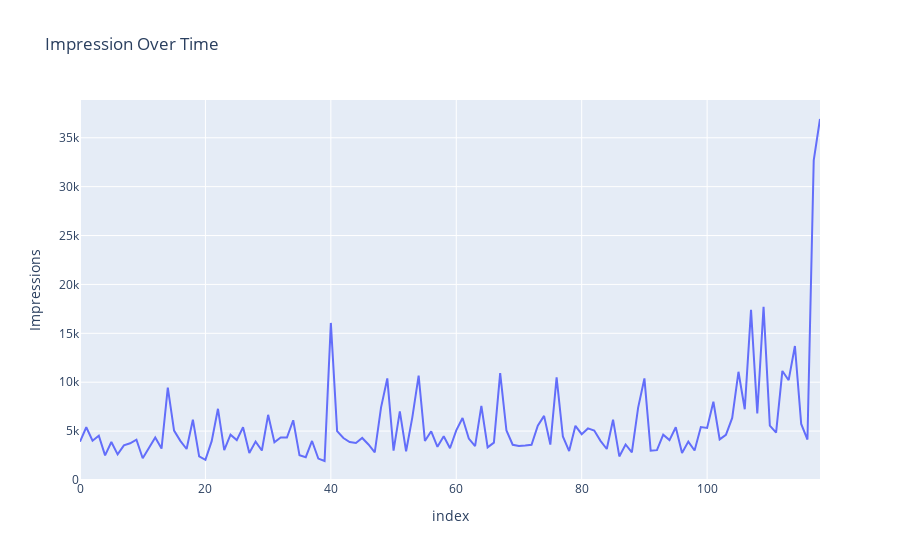

This figure's notebook cell:
### Code cell
fig2 = px.line(data,
               x = data.index,
               y = 'Impressions',
               title = 'Impression Over Time')
fig2.show()

### Figure 1 — Plotly figure (JSON) as saved in the notebook; plotly's stock layout.template omitted (floating-point values rounded to 4 significant figures)
{"data": [{"hovertemplate": "index=%{x}<br>Impressions=%{y}<extra></extra>", "legendgroup": "", "line": {"color": "#636efa", "dash": "solid"}, "marker": {"symbol": "circle"}, "mode": "lines", "name": "", "orientation": "v", "showlegend": false, "type": "scatter", "x": [0, 1, 2, 3, 4, 5, 6, 7, 8, 9, 10, 11, 12, 13, 14, 15, 16, 17, 18, 19, 20, 21, 22, 23, 24, 25, 26, 27, 28, 29, 30, 31, 32, 33, 34, 35, 36, 37, 38, 39, 40, 41, 42, 43, 44, 45, 46, 47, 48, 49, 50, 51, 52, 53, 54, 55, 56, 57, 58, 59, 60, 61, 62, 63, 64, 65, 66, 67, 68, 69, 70, 71, 72, 73, 74, 75, 76, 77, 78, 79, 80, 81, 82, 83, 84, 85, 86, 87, 88, 89, 90, 91, 92, 93, 94, 95, 96, 97, 98, 99, 100, 101, 102, 103, 104, 105, 106, 107, 108, 109, 110, 111, 112, 113, 114, 115, 116, 117, 118], "xaxis": "x", "y": [3920, 5394, 4021, 4528, 2518, 3884, 2621, 3541, 3749, 4115, 2218, 3234, 4344, 3216, 9453, 5055, 4002, 3169, 6168, 2407, 2064, 3973, 7281, 3052, 4628, 4082, 5394, 2766, 3924, 3015, 6666, 3854, 4355, 4343, 6108, 2523, 2327, 3990, 2191, 1941, 16062, 4998, 4289, 3880, 3786, 4298, 3630, 2826, 7407, 10386, 2998, 7018, 2941, 6432, 10667, 3988, 4978, 3388, 4467, 3246, 5072, 6339, 4239, 3454, 7571, 3333, 3818, 10933, 5058, 3601, 3480, 3525, 3606, 5542, 6559, 3623, 10493, 4446, 2957, 5538, 4681, 5273, 5055, 4002, 3169, 6168, 2407, 3630, 2826, 7407, 10386, 2998, 3052, 4628, 4082, 5394, 2766, 3924, 3015, 5409, 5323, 8001, 4150, 4609, 6348, 11068, 7231, 17396, 6814, 17713, 5563, 4842, 11149, 10206, 13700, 5731, 4139, 32695, 36919], "yaxis": "y"}], "layout": {"legend": {"tracegroupgap": 0}, "title": {"text": "Impression Over Time"}, "xaxis": {"anchor": "y", "domain": [0, 1], "title": {"text": "index"}}, "yaxis": {"anchor": "x", "domain": [0, 1], "title": {"text": "Impressions"}}}}
